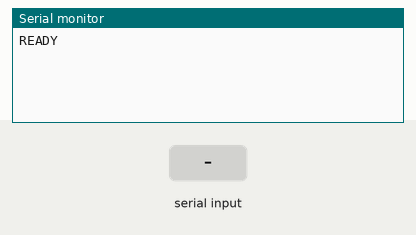
Recording of a sketch running on a simulated Arduino Uno, built with avr-gcc and run on an emulated ATmega328P. Shown: the last lines printed to the serial monitor. The inputs (shaded band) are chosen by the test bench.

Above: at 1.2 s.
1.3 s: "?\n" received over Serial
At 2.5 s:
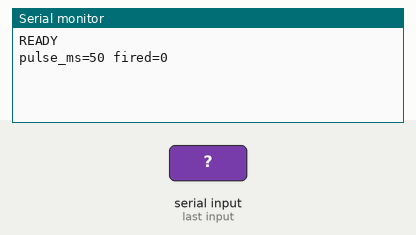
2.8 s: "90,45\n" received over Serial
At 3.9 s:
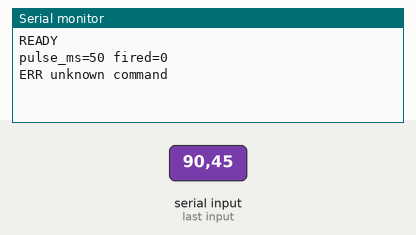
4.3 s: "P90\n" received over Serial
At 5.0 s:
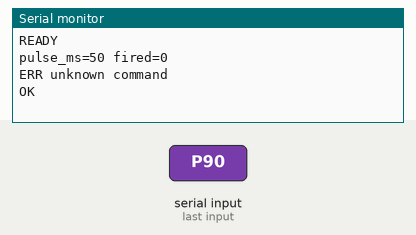
5.8 s: "P,45\n" received over Serial
At 6.2 s:
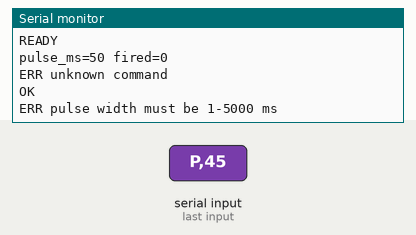

The sketch:

camera_trigger.ino
```cpp
// Serial-controlled one-shot camera trigger (video record start)
// Hardware: D9 -> 4.7k -> BC547B base (10k base pull-down to GND),
//           collector -> camera trigger, emitter -> common GND.
// D9 HIGH turns the transistor on and pulls the camera's trigger line LOW.
//
// Fires exactly one pulse, then stays locked until re-armed with R (or a board
// reset), so a repeated T can never send a second pulse (which on many cameras
// would stop the recording).
//
// Serial commands (115200 baud, case-insensitive, end with newline or just pause):
//   T          fire the trigger pulse (only accepted while armed)
//   R          re-arm after firing so the next T fires again
//   P<ms>      set pulse width in milliseconds (1-5000) while armed, e.g. P50
//   ?          print current settings and state
//
// Replies: OK, or ERR <reason>

const uint8_t TRIGGER_PIN = 9;
const unsigned long BAUD = 115200;
const unsigned long LINE_IDLE_MS = 50;  // treat a pause as end-of-command (for "No line ending")
const uint8_t MAX_CMD_LEN = 16;

unsigned long pulseWidthMs = 50;
bool fired = false;        // latched once the pulse starts; cleared by R or a board reset
bool pulseActive = false;
unsigned long pulseStartMs = 0;

char cmdBuf[MAX_CMD_LEN + 1];
uint8_t cmdLen = 0;
unsigned long lastByteMs = 0;

void readSerial();
void processCommand();
void startPulse();
void updatePulse();

void setup() {
  digitalWrite(TRIGGER_PIN, LOW);  // camera line idle (high) before the pin becomes an output
  pinMode(TRIGGER_PIN, OUTPUT);
  Serial.begin(BAUD);
  Serial.println(F("READY"));
}

void loop() {
  readSerial();
  updatePulse();
}

void readSerial() {
  while (Serial.available() > 0) {
    char c = Serial.read();
    lastByteMs = millis();

    if (c == '\n' || c == '\r') {
      processCommand();
    } else if (cmdLen < MAX_CMD_LEN) {
      cmdBuf[cmdLen++] = c;
    } else {
      cmdLen = 0;
      Serial.println(F("ERR too long"));
    }
  }

  if (cmdLen > 0 && millis() - lastByteMs >= LINE_IDLE_MS) {
    processCommand();
  }
}

void processCommand() {
  if (cmdLen == 0) return;  // ignore the second half of "\r\n" and empty lines
  cmdBuf[cmdLen] = '\0';
  cmdLen = 0;

  char cmd = toupper(cmdBuf[0]);

  if (cmd == 'T' && cmdBuf[1] == '\0') {
    if (fired) {
      Serial.println(F("ERR already fired, send R to re-arm"));
    } else {
      startPulse();
      Serial.println(F("OK"));
    }
  } else if (cmd == 'R' && cmdBuf[1] == '\0') {
    if (pulseActive) {
      Serial.println(F("ERR pulse in progress"));
    } else {
      fired = false;
      Serial.println(F("OK"));
    }
  } else if (cmd == 'P') {
    long ms = atol(cmdBuf + 1);
    if (fired) {
      Serial.println(F("ERR already fired"));
    } else if (ms < 1 || ms > 5000) {
      Serial.println(F("ERR pulse width must be 1-5000 ms"));
    } else {
      pulseWidthMs = ms;
      Serial.println(F("OK"));
    }
  } else if (cmd == '?') {
    Serial.print(F("pulse_ms="));
    Serial.print(pulseWidthMs);
    Serial.print(F(" fired="));
    Serial.println(fired ? 1 : 0);
  } else {
    Serial.println(F("ERR unknown command"));
  }
}

void startPulse() {
  fired = true;
  digitalWrite(TRIGGER_PIN, HIGH);  // transistor on -> trigger line LOW -> camera starts recording
  pulseStartMs = millis();
  pulseActive = true;
}

void updatePulse() {
  if (pulseActive && millis() - pulseStartMs >= pulseWidthMs) {
    digitalWrite(TRIGGER_PIN, LOW);  // transistor off -> trigger line back to 5V
    pulseActive = false;
  }
}
```

Measured:
- after the input at 1.3 s, the serial monitor: prints a new line at once (image 1)
- after the input at 2.8 s, the serial monitor: prints a new line at once (image 2)
- after the input at 4.3 s, the serial monitor: prints a new line at once (image 3)
- after the input at 5.8 s, the serial monitor: prints a new line at once (image 4)
